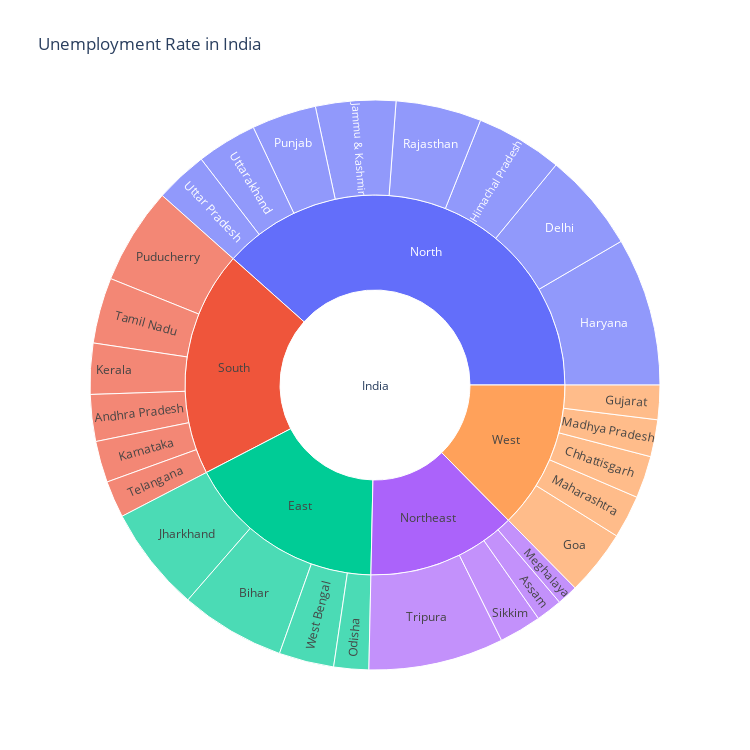

Notebook code cell kept with this figure:
### Markdown cell above
## sunburst plot to analyse the unemployment rate of each state

### Code cell
unemployment = data[["Country", "States", "Region", "Estimated Unemployment rate"]]
figure = px.sunburst(unemployment, path=["Country","Region", "States"],
                    values = "Estimated Unemployment rate",
                    width = 750, height=750, color_continuous_scale="RdY1Gn",
                    title="Unemployment Rate in India")
figure.show()

### Figure 1 — Plotly figure (JSON) as saved in the notebook; plotly's stock layout.template omitted (floating-point values rounded to 4 significant figures)
{"data": [{"branchvalues": "total", "domain": {"x": [0, 1], "y": [0, 1]}, "hovertemplate": "labels=%{label}<br>Estimated Unemployment rate=%{value}<br>parent=%{parent}<br>id=%{id}<extra></extra>", "ids": ["India/South/Andhra Pradesh", "India/Northeast/Assam", "India/East/Bihar", "India/West/Chhattisgarh", "India/North/Delhi", "India/West/Goa", "India/West/Gujarat", "India/North/Haryana", "India/North/Himachal Pradesh", "India/North/Jammu & Kashmir", "India/East/Jharkhand", "India/South/Karnataka", "India/South/Kerala", "India/West/Madhya Pradesh", "India/West/Maharashtra", "India/Northeast/Meghalaya", "India/East/Odisha", "India/South/Puducherry", "India/North/Punjab", "India/North/Rajasthan", "India/Northeast/Sikkim", "India/South/Tamil Nadu", "India/South/Telangana", "India/Northeast/Tripura", "India/North/Uttar Pradesh", "India/North/Uttarakhand", "India/East/West Bengal", "India/East", "India/North", "India/Northeast", "India/South", "India/West", "India"], "labels": ["Andhra Pradesh", "Assam", "Bihar", "Chhattisgarh", "Delhi", "Goa", "Gujarat", "Haryana", "Himachal Pradesh", "Jammu & Kashmir", "Jharkhand", "Karnataka", "Kerala", "Madhya Pradesh", "Maharashtra", "Meghalaya", "Odisha", "Puducherry", "Punjab", "Rajasthan", "Sikkim", "Tamil Nadu", "Telangana", "Tripura", "Uttar Pradesh", "Uttarakhand", "West Bengal", "East", "North", "Northeast", "South", "West", "India"], "name": "", "parents": ["India/South", "India/Northeast", "India/East", "India/West", "India/North", "India/West", "India/West", "India/North", "India/North", "India/North", "India/East", "India/South", "India/South", "India/West", "India/West", "India/Northeast", "India/East", "India/South", "India/North", "India/North", "India/Northeast", "India/South", "India/South", "India/Northeast", "India/North", "India/North", "India/East", "India", "India", "India", "India", "India", ""], "type": "sunburst", "values": [86.64, 48.56, 194.7, 78.19, 184.1, 121.7, 63.76, 274.8, 160.7, 148.3, 195.4, 76.68, 94.34, 68.54, 79.79, 38.66, 64.62, 179.4, 119.8, 158.7, 78.34, 121.9, 68.33, 250.5, 97.37, 111.6, 101.9, 556.6, 1255.0, 416.1, 627.3, 412.0, 3267.0]}], "layout": {"height": 750, "legend": {"tracegroupgap": 0}, "title": {"text": "Unemployment Rate in India"}, "width": 750}}
